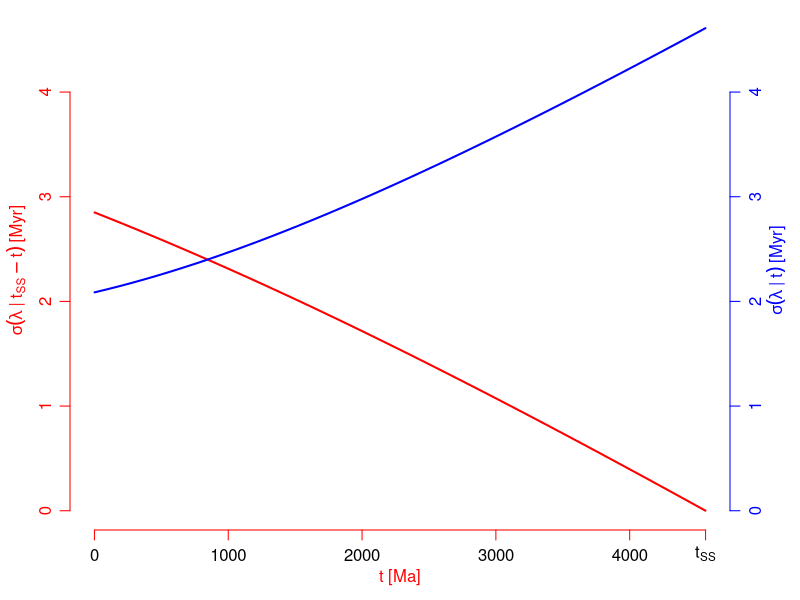

This figure's R source:
ta <- 4567
tb <- seq(from=ta-1,to=1,length.out=50)
U <- 1/137.818
l8 <- 0.000155125
sl8 <- 0.000000083
l5 <- 0.00098485
sl5 <- 0.00000067
rho <- 0
vRa <- vRb <- 0
vdt <- vRb/((U*l8*(exp(l5*tb)-1)*exp(l8*tb))/(exp(l8*tb)-1)^2-(U*l5*exp(l5*tb))/(exp(l8*tb)-1))^2+vRa/((U*l8*(exp(l5*ta)-1)*exp(l8*ta))/(exp(l8*ta)-1)^2-(U*l5*exp(l5*ta))/(exp(l8*ta)-1))^2+((U*tb*(exp(l5*tb)-1)*exp(l8*tb))/((exp(l8*tb)-1)^2*((U*l8*(exp(l5*tb)-1)*exp(l8*tb))/(exp(l8*tb)-1)^2-(U*l5*exp(l5*tb))/(exp(l8*tb)-1)))-(U*ta*(exp(l5*ta)-1)*exp(l8*ta))/((exp(l8*ta)-1)^2*((U*l8*(exp(l5*ta)-1)*exp(l8*ta))/(exp(l8*ta)-1)^2-(U*l5*exp(l5*ta))/(exp(l8*ta)-1))))*(sl8^2*((U*tb*(exp(l5*tb)-1)*exp(l8*tb))/((exp(l8*tb)-1)^2*((U*l8*(exp(l5*tb)-1)*exp(l8*tb))/(exp(l8*tb)-1)^2-(U*l5*exp(l5*tb))/(exp(l8*tb)-1)))-(U*ta*(exp(l5*ta)-1)*exp(l8*ta))/((exp(l8*ta)-1)^2*((U*l8*(exp(l5*ta)-1)*exp(l8*ta))/(exp(l8*ta)-1)^2-(U*l5*exp(l5*ta))/(exp(l8*ta)-1))))+rho*sl5*sl8*((U*ta*exp(l5*ta))/((exp(l8*ta)-1)*((U*l8*(exp(l5*ta)-1)*exp(l8*ta))/(exp(l8*ta)-1)^2-(U*l5*exp(l5*ta))/(exp(l8*ta)-1)))-(U*tb*exp(l5*tb))/((exp(l8*tb)-1)*((U*l8*(exp(l5*tb)-1)*exp(l8*tb))/(exp(l8*tb)-1)^2-(U*l5*exp(l5*tb))/(exp(l8*tb)-1)))))+((U*ta*exp(l5*ta))/((exp(l8*ta)-1)*((U*l8*(exp(l5*ta)-1)*exp(l8*ta))/(exp(l8*ta)-1)^2-(U*l5*exp(l5*ta))/(exp(l8*ta)-1)))-(U*tb*exp(l5*tb))/((exp(l8*tb)-1)*((U*l8*(exp(l5*tb)-1)*exp(l8*tb))/(exp(l8*tb)-1)^2-(U*l5*exp(l5*tb))/(exp(l8*tb)-1))))*(rho*sl5*sl8*((U*tb*(exp(l5*tb)-1)*exp(l8*tb))/((exp(l8*tb)-1)^2*((U*l8*(exp(l5*tb)-1)*exp(l8*tb))/(exp(l8*tb)-1)^2-(U*l5*exp(l5*tb))/(exp(l8*tb)-1)))-(U*ta*(exp(l5*ta)-1)*exp(l8*ta))/((exp(l8*ta)-1)^2*((U*l8*(exp(l5*ta)-1)*exp(l8*ta))/(exp(l8*ta)-1)^2-(U*l5*exp(l5*ta))/(exp(l8*ta)-1))))+sl5^2*((U*ta*exp(l5*ta))/((exp(l8*ta)-1)*((U*l8*(exp(l5*ta)-1)*exp(l8*ta))/(exp(l8*ta)-1)^2-(U*l5*exp(l5*ta))/(exp(l8*ta)-1)))-(U*tb*exp(l5*tb))/((exp(l8*tb)-1)*((U*l8*(exp(l5*tb)-1)*exp(l8*tb))/(exp(l8*tb)-1)^2-(U*l5*exp(l5*tb))/(exp(l8*tb)-1)))))

vR <- 0
tt <- tb
vta <- vR/((U*l8*(exp(l5*tt)-1)*exp(l8*tt))/(exp(l8*tt)-1)^2-(U*l5*exp(l5*tt))/(exp(l8*tt)-1))^2-(U*tt*(exp(l5*tt)-1)*exp(l8*tt)*((U*rho*sl5*sl8*tt*exp(l5*tt))/((exp(l8*tt)-1)*((U*l8*(exp(l5*tt)-1)*exp(l8*tt))/(exp(l8*tt)-1)^2-(U*l5*exp(l5*tt))/(exp(l8*tt)-1)))-(U*sl8^2*tt*(exp(l5*tt)-1)*exp(l8*tt))/((exp(l8*tt)-1)^2*((U*l8*(exp(l5*tt)-1)*exp(l8*tt))/(exp(l8*tt)-1)^2-(U*l5*exp(l5*tt))/(exp(l8*tt)-1)))))/((exp(l8*tt)-1)^2*((U*l8*(exp(l5*tt)-1)*exp(l8*tt))/(exp(l8*tt)-1)^2-(U*l5*exp(l5*tt))/(exp(l8*tt)-1)))+(U*tt*exp(l5*tt)*((U*sl5^2*tt*exp(l5*tt))/((exp(l8*tt)-1)*((U*l8*(exp(l5*tt)-1)*exp(l8*tt))/(exp(l8*tt)-1)^2-(U*l5*exp(l5*tt))/(exp(l8*tt)-1)))-(U*rho*sl5*sl8*tt*(exp(l5*tt)-1)*exp(l8*tt))/((exp(l8*tt)-1)^2*((U*l8*(exp(l5*tt)-1)*exp(l8*tt))/(exp(l8*tt)-1)^2-(U*l5*exp(l5*tt))/(exp(l8*tt)-1)))))/((exp(l8*tt)-1)*((U*l8*(exp(l5*tt)-1)*exp(l8*tt))/(exp(l8*tt)-1)^2-(U*l5*exp(l5*tt))/(exp(l8*tt)-1)))

sdt <- sqrt(vdt)
sta <- sqrt(vta)
par(mgp=c(2,0.75,0),mar=c(3.5,3.5,0.5,3.5))
plot(x=tb,y=sdt,
     type='l',bty='n',lwd=2,
     xaxt='n',yaxt='n',
     xlab=NA,ylab=NA,
     xlim=c(0,ta),
     ylim=c(0,4.6),col='red')
par(fg='red')
xticks <- c(0,1000,2000,3000,4000,ta)
labels <- as.character(xticks)
labels[length(labels)] <- expression(t[SS])
axis(side=1,at=xticks,labels=labels)
mtext(side=1,line=2,text=expression(t~"[Ma]"))
axis(side=2,col.lab='red',col.axis='red')
mtext(side=2,line=2,text=expression(sigma(lambda~"|"~t[SS]-t)~"[Myr]"))
lines(x=tt,y=sta,lty=1,lwd=2,col='blue')
par(fg='blue')
axis(side=4,col.lab='blue',col.axis='blue')
mtext(side=4,line=2,text=expression(sigma(lambda~"|"~t)~"[Myr]"))

dev.copy2pdf(file='lambda_err.pdf',width=4.5,height=4.5)
